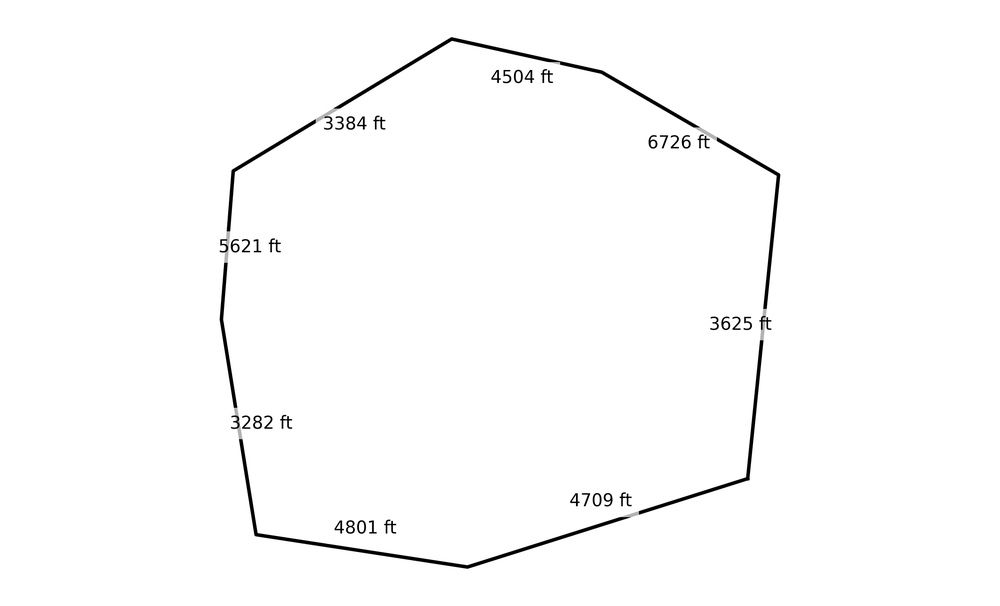
#> input picture assets/sample.png, 1000 x 606 px, shrunk from 2385 x 1446 before the run
$ python -i Boundry_extend.py   (imports and definitions only)
#> lines starting #> are read from the running program, lines starting #| are printed output that depends on the picture; after the words box and inside, x2 and y2 are one past the last pixel; in counts of white or black regions, pixels touching at a corner belong together
#> further down, picture is the input picture: shape (606, 1000, 3); min 0, max 255, mean 251.7
import numpy as np
import cv2
import matplotlib.pyplot as plt
import os
import traceback
from shapely.geometry import Polygon, LineString, Point, MultiPolygon
from scipy.spatial import distance
from sklearn.cluster import DBSCAN

class BoundaryProcessor:
    """
    Specialized processor for handling hand-drawn boundary inputs.
    Revised to directly use detected lines and connect the gaps between them.
    """

    def __init__(self):
        # Parameters for boundary detection
        self.edge_threshold1 = 30
        self.edge_threshold2 = 150
        self.hough_threshold = 25
        self.min_line_length = 30
        self.max_line_gap = 20
        self.intersection_distance_threshold = 20
        self.line_extension_factor = 2.0 # How much to extend lines for better intersection

        # Parameters for connecting lines
        self.max_gap_to_connect = 100  # Maximum gap to fill between lines
        self.min_structural_line_length = 40  # Minimum length for structural lines

        # Parameters for boundary simplification
        self.simplification_enabled = True
        self.simplification_tolerance = 5  # Tolerance for Douglas-Peucker algorithm
        self.angle_threshold = 160  # Angle threshold for corner detection (degrees)

        # Text detection parameters
        self.text_detection_enabled = True
        self.text_area_threshold = 100

        # Processing timeouts
        self.processing_timeout = 30  # seconds

    def is_sketch_input(self, image):
        """
        Determine if an image is likely a hand-drawn sketch rather than a photograph
        """
        try:
            # Convert to grayscale if needed
            if len(image.shape) == 3:
                gray = cv2.cvtColor(image, cv2.COLOR_BGR2GRAY)
            else:
                gray = image

            # Calculate the histogram of the image
            hist = cv2.calcHist([gray], [0], None, [256], [0, 256])
#> hist = 256 values, max 589169 at index 255, min 13 at index 147, mean 2367.2
            hist = hist.flatten() / (gray.shape[0] * gray.shape[1])
#> hist = 256 values, max 0.972 at index 255, min 2.15e-05 at index 147, mean 0.00391

            # Get histogram statistics
            non_zero_bins = np.count_nonzero(hist > 0.001)
#> non_zero_bins = 6
            hist_entropy = -np.sum(hist[hist > 0] * np.log2(hist[hist > 0]))
#> hist_entropy = 0.349

            # Calculate edge density
            edges = cv2.Canny(gray, 50, 150)
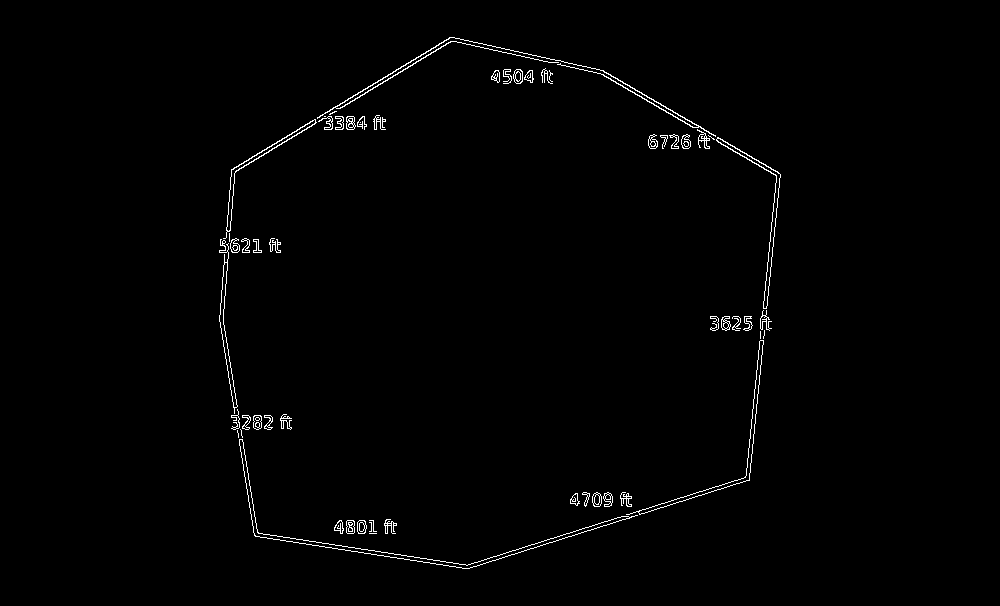
#> edges: shape (606, 1000); 1% white in thin lines or dots, all inside (x1, y1, x2, y2) = (219, 37, 781, 569)
            edge_density = np.count_nonzero(edges) / (gray.shape[0] * gray.shape[1])
#> edge_density = 0.0101

            # Sketches typically have:
            # - Low histogram entropy (few distinct colors)
            # - Few populated histogram bins
            # - Higher edge density
            is_sketch = (hist_entropy < 4.5 and non_zero_bins < 50) or edge_density > 0.15
#> is_sketch = True

            return is_sketch
        except Exception as e:
            print(f"Error detecting if image is a sketch: {e}")
            # Default to False
            return False

    def preprocess_sketch(self, image):
        """
        Preprocess a sketch input to enhance boundaries
        """
        try:
            # Convert to grayscale if needed
            if len(image.shape) == 3:
                gray = cv2.cvtColor(image, cv2.COLOR_BGR2GRAY)
            else:
                gray = image.copy()

            # Apply thresholding to enhance contrast
            _, binary = cv2.threshold(gray, 0, 255, cv2.THRESH_BINARY_INV+cv2.THRESH_OTSU)
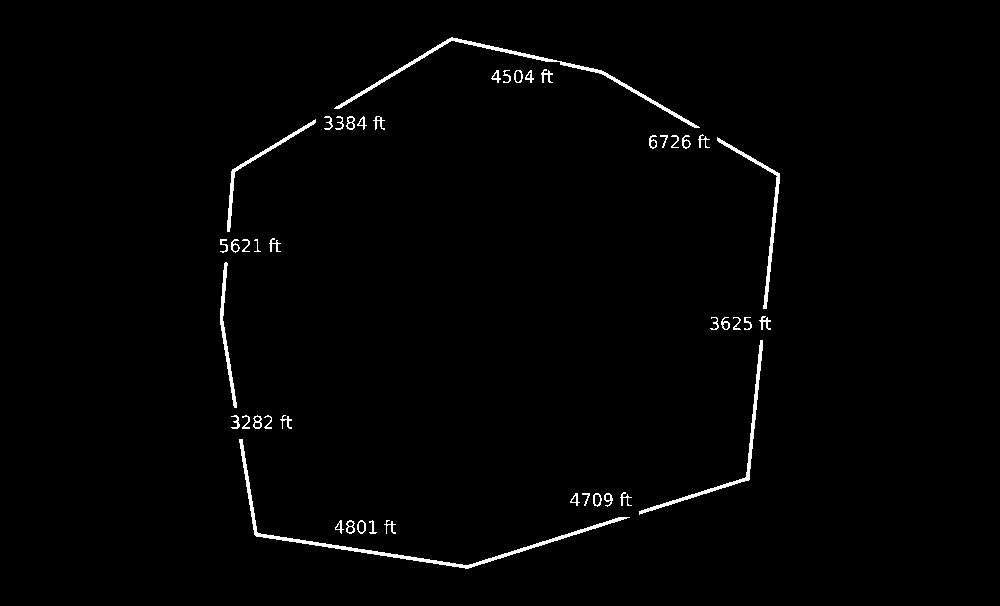
#> binary: shape (606, 1000); 1.3% white; 46 white regions, largest, box (x1, y1, x2, y2) and area: (239, 439, 630, 569) 1725, (334, 37, 700, 128) 1424, (639, 340, 763, 515) 916

            # Clean up salt & pepper noise
            kernel = np.ones((3, 3), np.uint8)
            binary = cv2.morphologyEx(binary, cv2.MORPH_CLOSE, kernel)
            binary = cv2.morphologyEx(binary, cv2.MORPH_OPEN, kernel)
#> binary: shape (606, 1000); 1.1% white; 29 white regions (11 under 20 px), largest, box (x1, y1, x2, y2) and area: (239, 439, 624, 569) 1716, (639, 340, 763, 514) 915, (336, 38, 553, 109) 854
#> (the rest of the program and of its run is left out)
